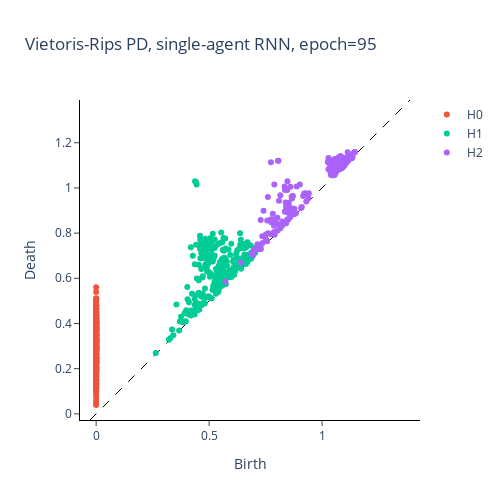

The code cell stored with this chart in its notebook:
### Code cell
fig_epoch_95 = plot_diagram(
    vr_diagrams[-1],
    homology_dimensions=(0, 1, 2),
    plotly_params={"title": "Vietoris-Rips PD, single-agent RNN, epoch=95"},
)
fig_epoch_95.update_layout(title="Vietoris-Rips PD, single-agent RNN, epoch=95")

### Figure 1 — Plotly figure (JSON) as saved in the notebook; plotly's stock layout.template omitted (floating-point values rounded to 4 significant figures; data arrays with more than 128 entries replaced by an {"elided": "..."} marker saying what was removed)
{"data": [{"hoverinfo": "none", "line": {"color": "black", "dash": "dash", "width": 1}, "mode": "lines", "showlegend": false, "type": "scatter", "x": [-0.02724, 1.389], "y": [-0.02724, 1.389]}, {"hoverinfo": "text", "hovertext": {"elided": "399 str values"}, "mode": "markers", "name": "H0", "type": "scatter", "x": {"elided": "399 int values"}, "y": {"elided": "399 float values"}}, {"hoverinfo": "text", "hovertext": {"elided": "243 str values"}, "mode": "markers", "name": "H1", "type": "scatter", "x": {"elided": "243 float values"}, "y": {"elided": "243 float values"}}, {"hoverinfo": "text", "hovertext": {"elided": "259 str values"}, "mode": "markers", "name": "H2", "type": "scatter", "x": {"elided": "259 float values"}, "y": {"elided": "259 float values"}}], "layout": {"height": 500, "plot_bgcolor": "white", "title": {"text": "Vietoris-Rips PD, single-agent RNN, epoch=95"}, "width": 500, "xaxis": {"autorange": false, "exponentformat": "e", "linecolor": "black", "linewidth": 1, "mirror": false, "range": [-0.02724, 1.389], "showexponent": "all", "showline": true, "side": "bottom", "ticks": "outside", "title": {"text": "Birth"}, "type": "linear", "zeroline": true}, "yaxis": {"autorange": false, "exponentformat": "e", "linecolor": "black", "linewidth": 1, "mirror": false, "range": [-0.02724, 1.389], "scaleanchor": "x", "scaleratio": 1, "showexponent": "all", "showline": true, "side": "left", "ticks": "outside", "title": {"text": "Death"}, "type": "linear", "zeroline": true}}}
